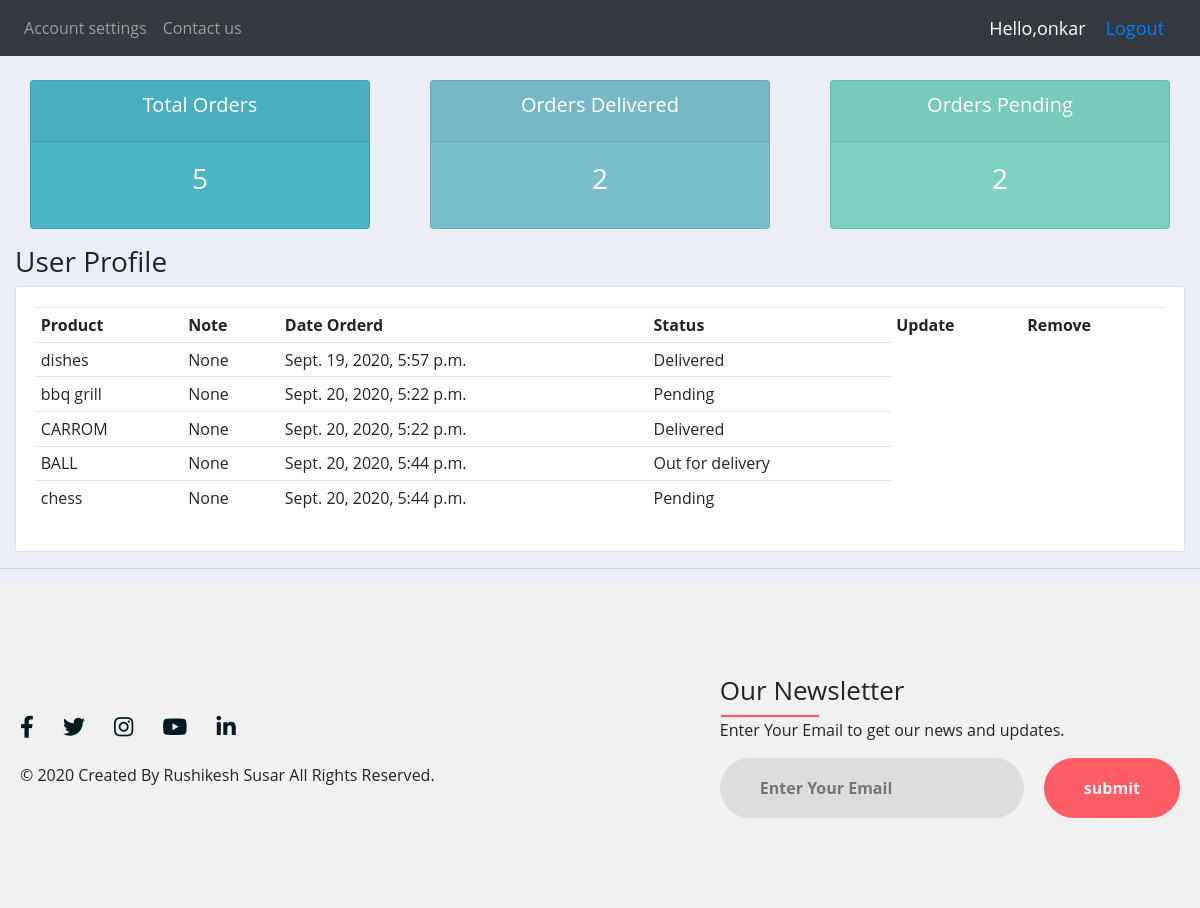
The page /users/ (signed in) on the database its author committed.
### accounts/models.py (models this page shows, shortened)
class Order(models.Model):
    STATUS = (
        ('Pending', 'Pending'),
        ('Out for delivery', 'Out for delivery'),
        ('Delivered', 'Delivered'),
    )
    customer = models.ForeignKey(Customers, null=True, on_delete= models.SET_NULL)
    product = models.ForeignKey(Product, null=True, on_delete= models.SET_NULL)
    data_created = models.DateTimeField(auto_now_add=True, null=True)
    status = models.CharField(max_length=200, null=True, choices = STATUS)
    note = models.CharField(max_length=1000, null=True, choices = STATUS)

class Product(models.Model):
    CATEGORY = (
        ('Indoor','Indoor'),
        ('Out door','Out door'),
    )
    name = models.CharField(max_length=200, null=True)
    price = models.FloatField(null = True)
    category = models.CharField(max_length=200, null=True, choices = CATEGORY)
    description = models.CharField(max_length=200, null=True, blank = True)
    data_created = models.DateTimeField(auto_now_add=True, null=True)
    tags = models.ManyToManyField(Tag)
    def __str__(self):
        return self.name

### accounts/decorators.py (the view)
        def wrapper_func(request,*args,**kwargs):
            group = None
            if request.user.groups.exists():
                group = request.user.groups.all()[0].name
            if group in allowed_roles:
                return view_func(request,*args,**kwargs)
            else :
                return HttpResponse('You are not authorized to view this page')

### accounts/views.py (called while the page is built)
@login_required(login_url ='login')
@allowed_users(allowed_roles=['customer'])
def userpage(request):
    orders = request.user.customers.order_set.all()
    total_orders = orders.count()
    delivered = orders.filter(status='Delivered').count()
    pending = orders.filter(status='Pending').count()
    context = {'orders' : orders,'total_orders':total_orders,'delivered':delivered,'pending':pending}
    return render(request,'accounts/user.html',context)

### templates/accounts/user.html
{% extends 'accounts/main.html' %}
{% block content %}
{% include 'accounts/status.html' %}
<h3>User Profile</h3>
<div class="row">
	<div class="col-md">
		<div class="card card-body">
			<table class="table table-sm">
				<tr>
					<th>Product</th>
					<th>Note</th>
					<th>Date Orderd</th>
					<th>Status</th>
					<th>Update</th>
					<th>Remove</th>
				</tr>
					{% for order in orders %}
					<tr>
						<td>{{order.product}}</td>
						<td>{{order.note}}</td>
						<td>{{order.data_created}}</td>
						<td>{{order.status}}</td>
					</tr>
					{% endfor %}
			</table>
		</div>
	</div>
</div>
{% endblock content %}

### templates/accounts/navbar.html (shortened to what this page needs)
{% load static %}
<nav class="navbar navbar-expand-lg navbar-dark bg-dark">
  <div class="collapse navbar-collapse" id="navbarNav">
    <ul class="navbar-nav">
      <li class="nav-item active">
        {% if request.user.is_staff %}
        <a class="nav-link" href="{% url 'home' %}">Dashboard</a>
      </li>
      <li class="nav-item">
        <a class="nav-link" href="{% url 'products' %}">Products</a>
      </li>
      <li class="nav-item">
        <a class="nav-link" href="{% url 'matplot' %}">Matplotlab charts</a>
      </li>
      <li class="nav-item">
        <a class="nav-link" href="{% url 'account' %}">Account settings</a>
      </li>
      {% else %}
      <li class="nav-item">
        <a class="nav-link" href="{% url 'account' %}">Account settings</a>
      </li>
      {% endif %}
      <li class="nav-item">
        <a class="nav-link" href="{% url 'contactus' %}">Contact us</a>
      </li>
    </ul>
  </div>
  <span class="hello-msg"> Hello,{{request.user}}</span>
  <span class="hello-msg"><a href="{% url 'logout' %}">Logout</a></span>
</nav>

### static/css/main.css (style rules this page uses)
body { background-color: #ebeff5; }

### static/css/footercss.css (style rules this page uses)
body { margin: 0; padding: 0; font-family: "Open Sans",sans-serif; }

### templates/accounts/navbar.html (style rules this page uses)
.hello-msg { font-size: 18px; color: #fff; margin-right: 20px ;; }

### rows shown on the page
Order: product "dishes", note "None", data_created "Sept. 19, 2020, 5:57 p.m.", status "Delivered"
Order: product "bbq grill", note "None", data_created "Sept. 20, 2020, 5:22 p.m.", status "Pending"
Order: product "CARROM", note "None", data_created "Sept. 20, 2020, 5:22 p.m.", status "Delivered"
Order: product "BALL", note "None", data_created "Sept. 20, 2020, 5:44 p.m.", status "Out for delivery"
Order: product "chess", note "None", data_created "Sept. 20, 2020, 5:44 p.m.", status "Pending"

### other values the page prints
{{ request.user }} "onkar"
{{ total_orders }} "5"
{{ delivered }} "2"
{{ pending }} "2"
